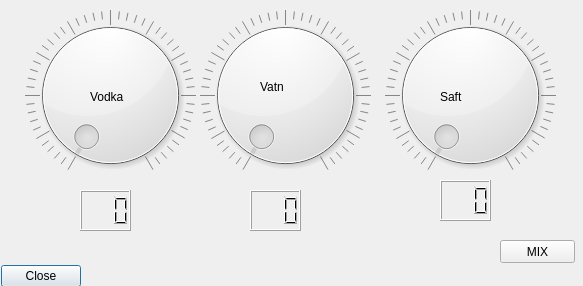
<?xml version="1.0" encoding="UTF-8"?>
<ui version="4.0">
 <class>myfirstgui</class>
 <widget class="QDialog" name="myfirstgui">
  <property name="geometry">
   <rect>
    <x>0</x>
    <y>0</y>
    <width>583</width>
    <height>286</height>
   </rect>
  </property>
  <property name="windowTitle">
   <string>My First Gui!</string>
  </property>
  <widget class="QDialogButtonBox" name="buttonBox">
   <property name="geometry">
    <rect>
     <x>-300</x>
     <y>260</y>
     <width>381</width>
     <height>32</height>
    </rect>
   </property>
   <property name="orientation">
    <enum>Qt::Horizontal</enum>
   </property>
   <property name="standardButtons">
    <set>QDialogButtonBox::Close</set>
   </property>
  </widget>
  <widget class="QDial" name="Vatn">
   <property name="geometry">
    <rect>
     <x>200</x>
     <y>10</y>
     <width>171</width>
     <height>171</height>
    </rect>
   </property>
   <property name="maximum">
    <number>100</number>
   </property>
   <property name="notchesVisible">
    <bool>true</bool>
   </property>
  </widget>
  <widget class="QLCDNumber" name="Number_Vodka">
   <property name="geometry">
    <rect>
     <x>80</x>
     <y>190</y>
     <width>51</width>
     <height>41</height>
    </rect>
   </property>
   <property name="digitCount">
    <number>3</number>
   </property>
  </widget>
  <widget class="QDial" name="Saft">
   <property name="geometry">
    <rect>
     <x>370</x>
     <y>10</y>
     <width>201</width>
     <height>171</height>
    </rect>
   </property>
   <property name="maximum">
    <number>100</number>
   </property>
   <property name="notchesVisible">
    <bool>true</bool>
   </property>
  </widget>
  <widget class="QDial" name="Vodka">
   <property name="geometry">
    <rect>
     <x>20</x>
     <y>10</y>
     <width>181</width>
     <height>171</height>
    </rect>
   </property>
   <property name="maximum">
    <number>100</number>
   </property>
   <property name="notchesVisible">
    <bool>true</bool>
   </property>
  </widget>
  <widget class="QPushButton" name="pushButton_1">
   <property name="geometry">
    <rect>
     <x>500</x>
     <y>240</y>
     <width>75</width>
     <height>23</height>
    </rect>
   </property>
   <property name="text">
    <string>MIX</string>
   </property>
  </widget>
  <widget class="QLCDNumber" name="Number_Vatn">
   <property name="geometry">
    <rect>
     <x>250</x>
     <y>190</y>
     <width>51</width>
     <height>41</height>
    </rect>
   </property>
   <property name="digitCount">
    <number>3</number>
   </property>
  </widget>
  <widget class="QLCDNumber" name="Number_Saft">
   <property name="geometry">
    <rect>
     <x>440</x>
     <y>180</y>
     <width>51</width>
     <height>41</height>
    </rect>
   </property>
   <property name="digitCount">
    <number>3</number>
   </property>
  </widget>
  <widget class="QLabel" name="label_Vodka">
   <property name="geometry">
    <rect>
     <x>90</x>
     <y>90</y>
     <width>47</width>
     <height>13</height>
    </rect>
   </property>
   <property name="text">
    <string>Vodka</string>
   </property>
  </widget>
  <widget class="QLabel" name="label_Vatn">
   <property name="geometry">
    <rect>
     <x>260</x>
     <y>80</y>
     <width>47</width>
     <height>13</height>
    </rect>
   </property>
   <property name="text">
    <string>Vatn</string>
   </property>
  </widget>
  <widget class="QLabel" name="label_Saft">
   <property name="geometry">
    <rect>
     <x>440</x>
     <y>90</y>
     <width>47</width>
     <height>13</height>
    </rect>
   </property>
   <property name="text">
    <string>Saft</string>
   </property>
  </widget>
 </widget>
 <resources/>
 <connections>
  <connection>
   <sender>buttonBox</sender>
   <signal>accepted()</signal>
   <receiver>myfirstgui</receiver>
   <slot>accept()</slot>
   <hints>
    <hint type="sourcelabel">
     <x>258</x>
     <y>274</y>
    </hint>
    <hint type="destinationlabel">
     <x>157</x>
     <y>274</y>
    </hint>
   </hints>
  </connection>
  <connection>
   <sender>buttonBox</sender>
   <signal>rejected()</signal>
   <receiver>myfirstgui</receiver>
   <slot>reject()</slot>
   <hints>
    <hint type="sourcelabel">
     <x>316</x>
     <y>260</y>
    </hint>
    <hint type="destinationlabel">
     <x>286</x>
     <y>274</y>
    </hint>
   </hints>
  </connection>
 </connections>
</ui>
